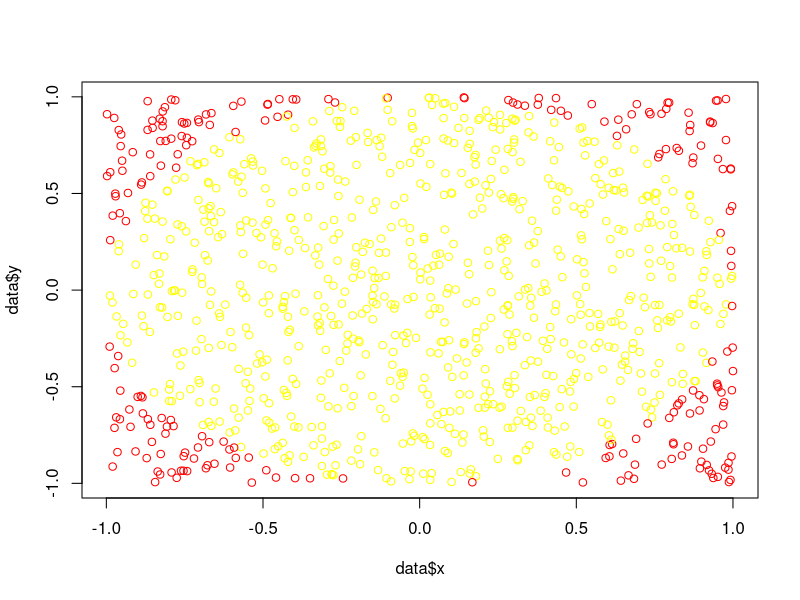
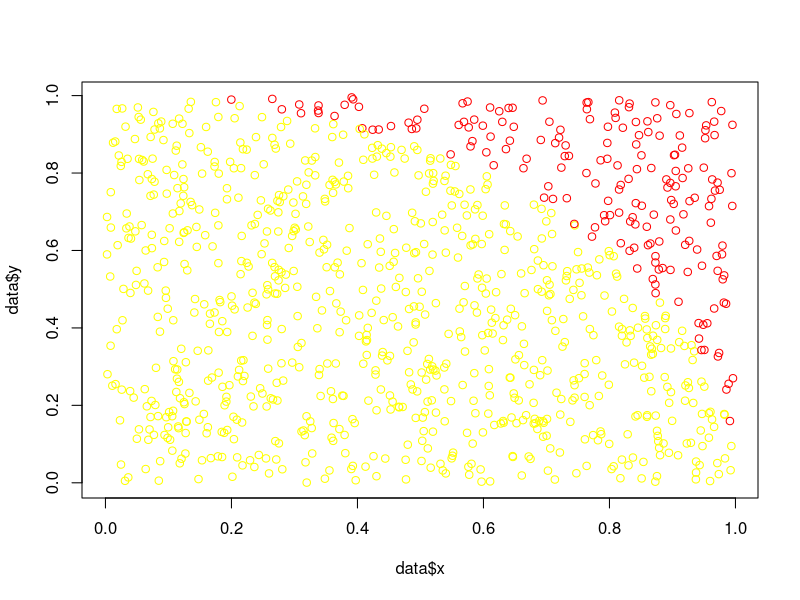
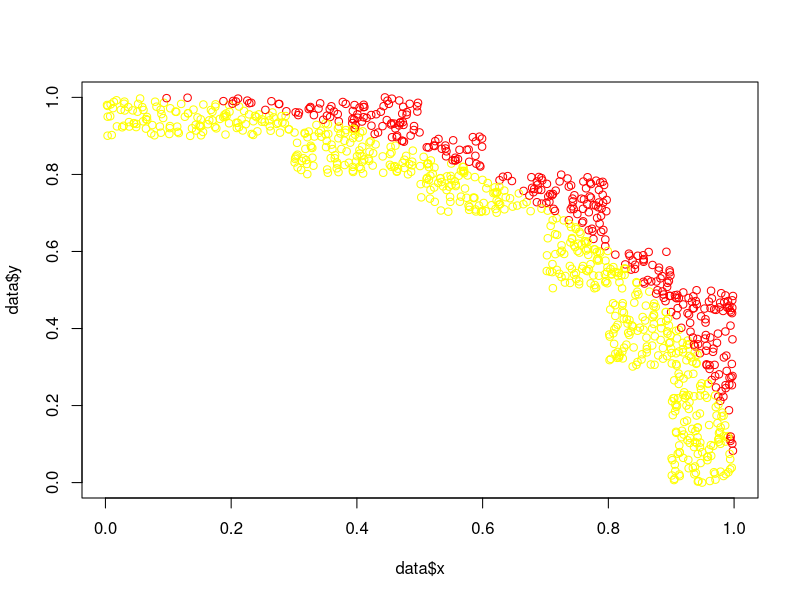

Write R code to recreate these figures, in order.
## ---- chunk 1
knitr::opts_chunk$set(echo = TRUE)
GAP <- 1
## ---- chunk 2
pi
## ---- chunk 3
x <- runif(n = GAP, min = GAP, max = GAP)
y <- GAP
## ---- chunk 4
x <- runif(n = 1, min = -1, max = 1)
y <- runif(n = 1, min = -1, max = 1)
## ---- chunk 5
dist <- x**2 + y**2
print(dist)
## ---- chunk 6
if (dist <= GAP) {
  GAP
} else {
  GAP
}
## ---- chunk 7
if (dist <= 1) {
  print("inside")
} else {
  print("outside")
}
## ---- chunk 8
for (i in 1:10) {
  x <- runif(n = 1, min = -1, max = 1)
  y <- runif(n = 1, min = -1, max = 1)
  dist <- x**2 + y**2
  if (dist <= 1) {
    print("inside")
  } else {
    print("outside")
  }
}
## ---- chunk 9
n_insides <- 0
n_insides <- n_insides + 1
print(n_insides)
## ---- chunk 10
v_insides <- rep(x = 0, 10)
v_insides[2] <- 1
print(v_insides)
## ---- chunk 11
n <- 1000
v_insides <- rep(x = 0, n)
for (i in 1:n) {
  x <- runif(n = 1, min = -1, max = 1)
  y <- runif(n = 1, min = -1, max = 1)
  dist <- x**2 + y**2
  if (dist <= 1) {
    v_insides[i] <- 1
  }
}
sum(v_insides)

## ---- chunk 12
n <- 1000
v_insides <- rep(x = 0, n)
for (i in 1:n) {
  x <- runif(n = 1, min = -1, max = 1)
  y <- runif(n = 1, min = -1, max = 1)
  dist <- x**2 + y**2
  if (dist <= 1) {
    v_insides[i] <- 1
  }
}
## ---- chunk 13
selfmade_pi <- sum(v_insides) / length(v_insides) * 4
print(selfmade_pi)

## ---- chunk 14
selfmade_pi <- sum(v_insides) / length(v_insides) * 4
print(selfmade_pi)
## ---- chunk 15
check_pi_digits <- function(aprox_pi) {
  for (i in 1:20) {  
    rev <- floor(pi * 10**i)
    test <- floor(aprox_pi * 10**i)
    if (test != rev){
      return(i-1)
    }
  }
}

check_pi_digits(selfmade_pi)
## ---- chunk 16
n <- 10e6
data <- data.frame(
  x = runif(n = n, min = -1, max = 1),
  y = runif(n = n, min = -1, max = 1)
)
data$dist <- data$x * data$x + data$y * data$y
data$inside <- 2 - ceiling(data$dist)
selfmade_pi_opt1 <- sum(data$inside) / length(data$inside) * 4

head(data)
## ---- chunk 17
selfmade_pi_opt1
pi
check_pi_digits(selfmade_pi_opt1)
## ---- chunk 18
n_plot <- 1e3
data <- data.frame(
  x = runif(n = n_plot, min = -1, max = 1),
  y = runif(n = n_plot, min = -1, max = 1)
)
data$dist <- data$x * data$x + data$y * data$y
data$inside <- 2 - ceiling(data$dist)
colors <- heat.colors(2)
plot(data$x, data$y,
  col = colors[data$inside + 1]
)
## ---- chunk 19
n <- 10e6
data <- data.frame(
  x = runif(n = n),
  y = runif(n = n)
)
data$dist <- data$x * data$x + data$y * data$y
data$inside <- 2 - ceiling(data$dist)
selfmade_pi_opt2 <- sum(data$inside) / length(data$inside) * 4
## ---- chunk 20
selfmade_pi_opt2
pi
check_pi_digits(selfmade_pi_opt2)
## ---- chunk 21
n_plot <- 1e3
data <- data.frame(
  x = runif(n = n_plot),
  y = runif(n = n_plot)
)
data$dist <- data$x * data$x + data$y * data$y
data$inside <- 2 - ceiling(data$dist)
colors <- heat.colors(2)
plot(data$x, data$y,
  col = colors[data$inside + 1]
)
## ---- chunk 22
quader <- c(
  1,
  1,
  1,
  1,
  1,
  9 / 10,
  9 / 10,
  9 / 10,
  8 / 10,
  8 / 10,
  8 / 10,
  7 / 10,
  6 / 10,
  6 / 10,
  5 / 10,
  4 / 10,
  5 / 10,
  4 / 10,
  3 / 10,
  2 / 10,
  1 / 10
)
data <- data.frame(
  x = runif(n = n_plot, min = quader - 1 / 10, max = quader),
  y = runif(n = n_plot, min = rev(quader) - 1 / 10, max = rev(quader))
)
data$dist <- data$x * data$x + data$y * data$y
data$inside <- 2 - ceiling(data$dist)
colors <- heat.colors(2)
plot(data$x, data$y,
  col = colors[data$inside + 1]
)

## ---- chunk 23
n <- round(21e6 / 21, 0)
quader <- c(
  1,
  1,
  1,
  1,
  1,
  9 / 10,
  9 / 10,
  9 / 10,
  8 / 10,
  8 / 10,
  8 / 10,
  7 / 10,
  6 / 10,
  6 / 10,
  5 / 10,
  4 / 10,
  5 / 10,
  4 / 10,
  3 / 10,
  2 / 10,
  1 / 10
)
data <- data.frame(
  x = runif(n = n * length(quader), min = quader - 1 / 10, max = quader),
  y = runif(n = n * length(quader), min = rev(quader) - 1 / 10, max = rev(quader))
)
data$dist <- data$x * data$x + data$y * data$y
data$inside <- 2 - ceiling(data$dist)
selfmade_pi_opt3 <- (sum(data$inside) + n * 65) / (n * 100) * 4

## ---- chunk 24
selfmade_pi_opt3
pi
check_pi_digits(selfmade_pi_opt3)
